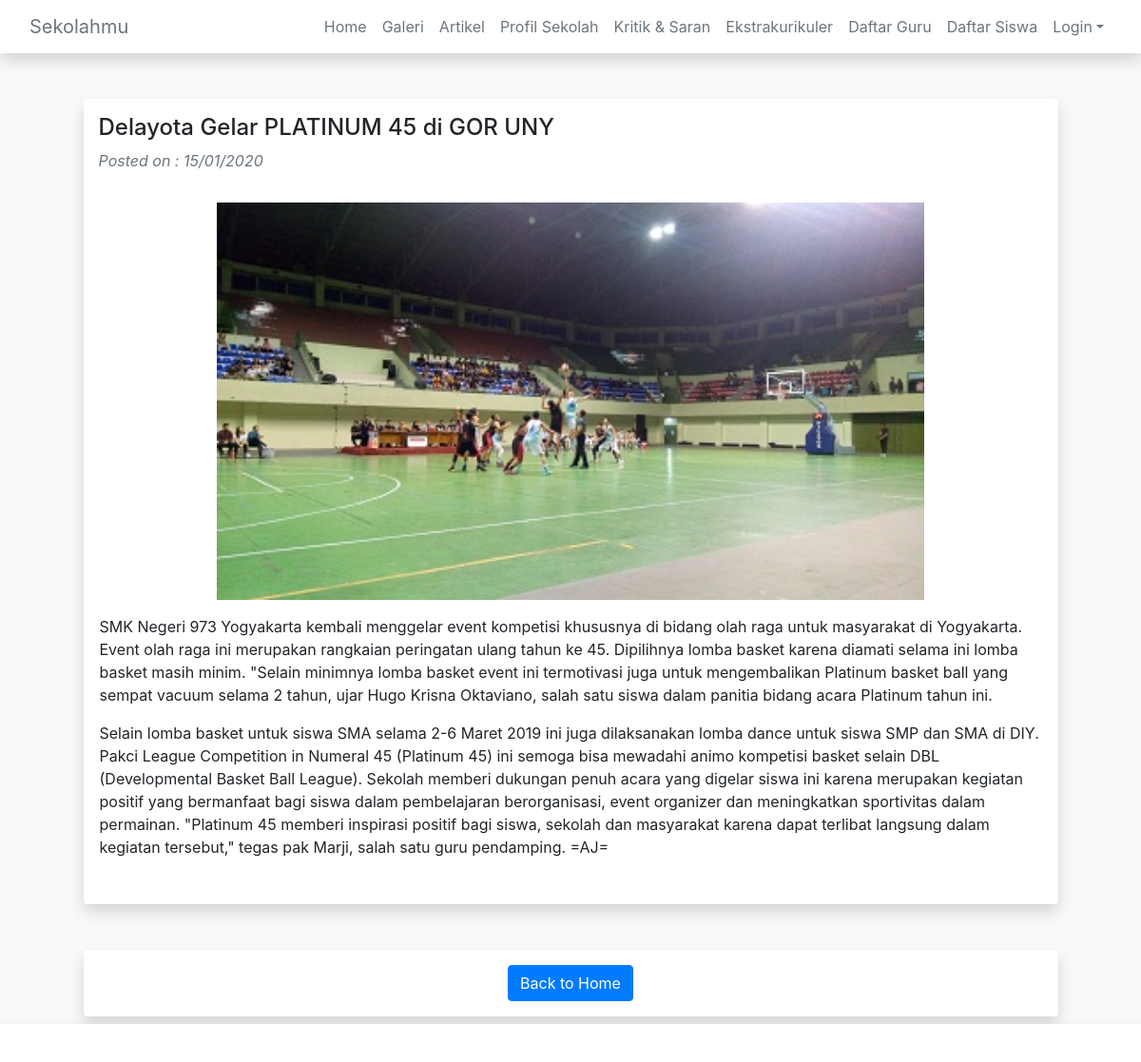
Screenshot of /artikel_open.php?id=1 with the database file from the repository.
### tables this page shows
CREATE TABLE `artikel` (
  `idArtikel` int(11) NOT NULL,
  `judul` varchar(100) DEFAULT NULL,
  `text` varchar(2000) DEFAULT NULL,
  `pathImage` varchar(100) DEFAULT NULL,
  `date` datetime DEFAULT NULL
);

### artikel_open.php (the view, shortened to what this page needs)
<?php
include 'layout/header.php';
$id = $_GET['id'];
$query = "select * from artikel where idArtikel=$id";
$action = mysql_query($query);
while ($data = mysql_fetch_array($action)) {
	$title = $data['judul'];
	$img = "dashboard/artikel/artikel/img/".$data['idArtikel'].".png";
	$artikel = fopen("dashboard/artikel/".$data['text'], "r");
	$artikel = fread($artikel, filesize("dashboard/artikel/".$data['text']));
	$date = date_create($data['date']);
	$date = date_format($date,"d/m/Y");
?>
<div class="row my-5">
	<div class="col-10 p-3 rounded shadow bg-white mx-auto">
		<p class="h4"><?php echo $title; ?></p>
		<p class="font-italic text-muted">Posted on : <?php echo $date; ?></p>
		<div class="row">
			<div class="col-12 p-3">
				<img width="75%" class="img-fluid mx-auto d-block" src="<?php echo $img;?>">
				<p class="text-left"><?php echo $artikel ;?></p>
			</div>
		</div>
	</div>
</div>
<div class="row mb-5">
	<div class="col-10 p-3 mx-auto bg-white rounded shadow">
		<center><a class="btn btn-primary" href="index.php">Back to Home</a></center>
	</div>
</div>
<?php
}
include 'layout/footer.php';
?>

### css/heroic-features.css (style rules this page uses)
body { padding-top: 56px; }

### rows the page displays
artikel: judul "Delayota Gelar PLATINUM 45 di GOR UNY", date "15/01/2020", text "SMK Negeri 973 Yogyakarta kembali menggelar event kompetisi khususnya di bidang olah raga untuk masyarakat di Yogyakarta. Event olah raga ini merupakan rangkaian peringatan ulang tahun ke 45. Dipilihnya lomba basket karena diamati selama ini lomba basket masih minim. \"Selain minimnya lomba basket event ini termotivasi juga untuk mengembalikan Platinum basket ball yang sempat vacuum selama 2 tahun, ujar Hugo Krisna Oktaviano, salah satu siswa dalam panitia bidang acara Platinum tahun ini. Selain lomba basket untuk siswa SMA selama 2-6 Maret 2019 ini juga dilaksanakan lomba dance untuk siswa SMP dan SMA di DIY. Pakci League Competition in Numeral 45 (Platinum 45) ini semoga bisa mewadahi…"
